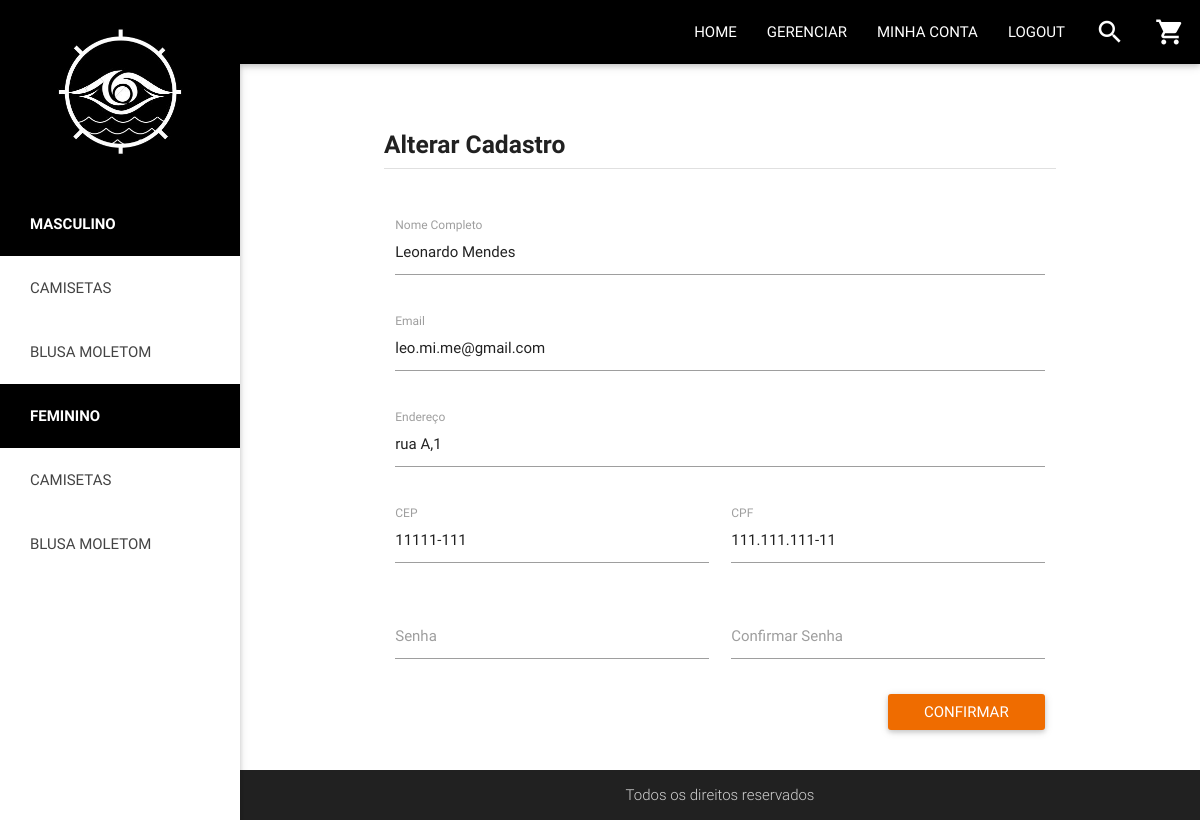
The page /alterar.php (signed in) on the database its author committed.
### tables this page shows
CREATE TABLE IF NOT EXISTS `user` (
  `id` int(11) NOT NULL AUTO_INCREMENT,
  `email` varchar(255) NOT NULL,
  `senha` varchar(255) NOT NULL,
  `cpf` varchar(14) NOT NULL,
  `nome` varchar(255) NOT NULL,
  `end` varchar(255) NOT NULL,
  `cep` varchar(9) NOT NULL,
  `auto` int(11) DEFAULT '0',
  PRIMARY KEY (`id`),
  UNIQUE KEY `email` (`email`),
  UNIQUE KEY `cpf` (`cpf`)
);

### alterar.php (the view, shortened to what this page needs)
<?php
    include("head.php");
    $id = $_SESSION['id'];
    $sql = "select * from user where id = $id";
    $run = $con->query($sql);
    $valor = $run->fetch_assoc();
?>
            <div class="container">
                <div class="row">
                    <div class="col l12">
                        <br><br>
                        <h5><b>Alterar Cadastro</b></h5>
                        <div class="divider"></div>
                        <br><br>
                        <form class="col s12" id="formregister" action="atualiza.php" method="post">
                            <div class="row">
                                <div class="input-field col s12">
                                    <input id="nome" type="text" class="validate" value="<?= $valor['nome'] ?>" name="anome">
                                    <label for="nome">Nome Completo</label>
                                </div>
                            </div>
                            <div class="row">
                                <div class="input-field col s12">
                                    <input id="email" type="email" class="validate" value="<?= $valor['email'] ?>" name="aemail">
                                    <label for="email">Email</label>
                                </div>
                            </div>
                            <div class="row">
                                <div class="input-field col s12">
                                    <input id="end" type="text" class="validate"  value="<?= $valor['end'] ?>" name="aend">
                                    <label for="end">Endereço</label>
                                </div>
                            </div>
                            <div class="row">
                                <div class="input-field col s12 l6">
                                    <input id="cep" type="text" class="validate" name="acep" value="<?= $valor['cep'] ?>">
                                    <label for="cep">CEP</label>
                                </div>
                                <div class="input-field col s12 l6">
                                    <input id="cpf" type="text" class="validate" name="acpf" value="<?= $valor['cpf'] ?>">
                                    <label for="cpf">CPF</label>
                                </div>
                            </div>
                            <div class="row">
                                <div class="input-field col s12 l6">
                                    <input id="pass" type="password" class="validate"  name="asenha">
                                    <label for="pass">Senha</label>
                                </div>
                                <div class="input-field col s12 l6">
                                    <input id="cpass" type="password" class="validate" name="acsenha">
                                    <label for="cpass">Confirmar Senha</label>
                                </div>
                            </div>
                            <div class="modal-footer"><input type="submit" class="waves-effect waves-light btn orange darken-3 right" value="Confirmar"></div>
                        </form>
                        <br><br><br><br>
                    </div>
                </div>
            </div>
<?php
    include("footer.php");
?>

### css/style.css (style rules this page uses)
body { display: flex; min-height: 100vh; flex-direction: column; }

### rows shown on the page
user: anome "Leonardo Mendes", aemail "leo.mi.me@gmail.com", aend "rua A,1", acep "11111-111", acpf "111.111.111-11"
